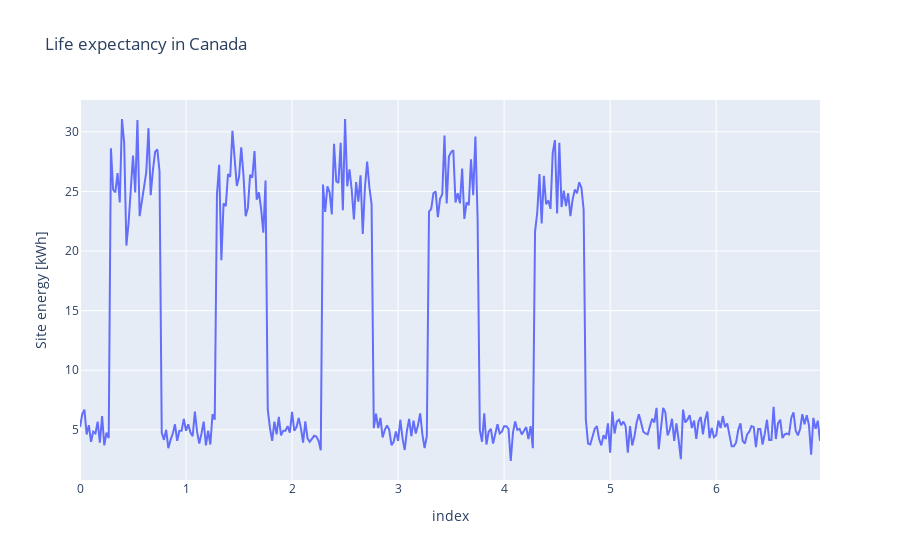

The code cell stored with this chart in its notebook:
### Code cell
import plotly.express as px

# df = px.data.gapminder().query("country=='Canada'")


fig = px.line(df, x=df.index, y="Site energy [kWh]", title='Life expectancy in Canada')
fig.show()

### Figure 1 — Plotly figure (JSON) as saved in the notebook; plotly's stock layout.template omitted (floating-point values rounded to 4 significant figures; data arrays with more than 128 entries replaced by an {"elided": "..."} marker saying what was removed)
{"data": [{"hovertemplate": "index=%{x}<br>Site energy [kWh]=%{y}<extra></extra>", "legendgroup": "", "line": {"color": "#636efa", "dash": "solid"}, "marker": {"symbol": "circle"}, "mode": "lines", "name": "", "orientation": "v", "showlegend": false, "type": "scatter", "x": {"elided": "336 float values"}, "xaxis": "x", "y": {"elided": "336 float values"}, "yaxis": "y"}], "layout": {"legend": {"tracegroupgap": 0}, "title": {"text": "Life expectancy in Canada"}, "xaxis": {"anchor": "y", "domain": [0, 1], "title": {"text": "index"}}, "yaxis": {"anchor": "x", "domain": [0, 1], "title": {"text": "Site energy [kWh]"}}}}
